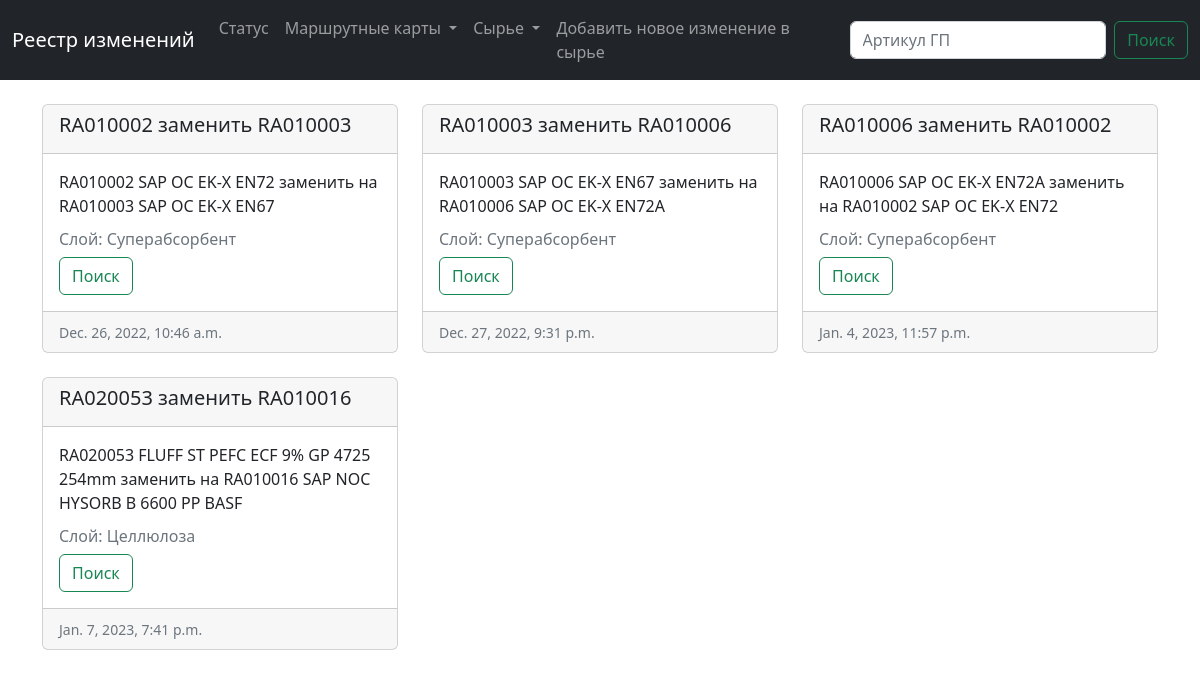
/, run on an earlier commit of the app's database.
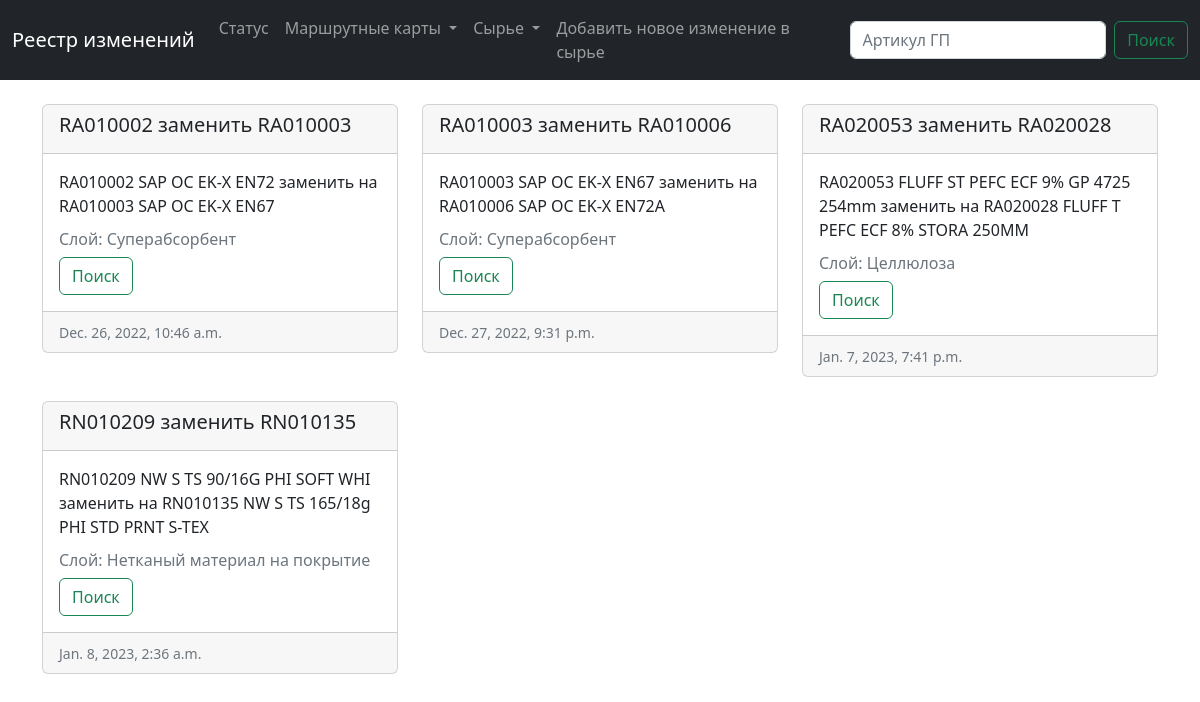
And on a later commit of the database.
### main/models.py (models this page shows, shortened)
class Change (models.Model):
    raw_current = models.ForeignKey(Raw, blank=True, null=True, on_delete=models.CASCADE, related_name='raw_current')
    raw_new = models.ForeignKey(Raw, blank=True, null=True, on_delete=models.CASCADE, related_name='raw_new')
    created_date = models.DateTimeField(default=timezone.now)  # когда была создана заявка

class Raw (models.Model):
    num = models.CharField(max_length=200)  # артикул сырья
    name = models.CharField(max_length=200)  # наименование
    layer = models.CharField(max_length=200)  # навзвание слоя на русском

### main/views.py (the view)
# urls.py: path('', views.status, name='status'),
def status(request):
    changes = Change.objects.all()
    raws = Raw.objects.all()
    return render(request, 'main/status.html',{'changes': changes,'raws': raws})

### main/templates/main/status.html (shortened to what this page needs)
{% extends 'main/base.html' %}
{% block content%}
    <div class="container">
        <br>
        <div class="row row-cols-1 row-cols-md-3 g-4">
            {% for change in changes %}
                <div class="col">
                    <div class="card">
                        <div class="card-header">
                          <h5>{{ change.raw_current.num }} заменить {{ change.raw_new.num }}</h5>
                          </div>
                        <div class="card-body">
                            <p class="card-text">{{ change.raw_current.num }} {{ change.raw_current.name }} заменить на {{ change.raw_new.num }} {{change.raw_new.name }}
                                <h6 class="card-subtitle mb-2 text-muted">Слой: {{change.raw_current.layer}}</h6>
                            <form class="d-flex" method="POST" action=" {% url 'gen' change.id %} ">
                                <button class="btn btn-outline-success" type="submit" name = 'searched'>Поиск</button>
                            </form>
                        </div>
                        <div class="card-footer">
                            <small class="text-muted">{{change.created_date}}</small>
                        </div>
                    </div>
                </div>
            {% endfor %}
        </div>
{% endblock %}

What changed in the data, as far as the page shows it:
removed Change: raw_current.num "RA010006", raw_new.num "RA010002", raw_current.name "SAP OC EK-X EN72A", raw_new.name "SAP OC EK-X EN72", raw_current.layer "Суперабсорбент", created_date "Jan. 4, 2023, 11:57 p.m."
changed Change "RA020053": raw_new.num "RA010016" → "RA020028"; raw_new.name "SAP NOC HYSORB B 6600 PP BASF" → "FLUFF T PEFC ECF 8% STORA 250MM"
added Change: raw_current.num "RN010209", raw_new.num "RN010135", raw_current.name "NW S TS 90/16G PHI SOFT WHI", raw_new.name "NW S TS 165/18g PHI STD PRNT S-TEX", raw_current.layer "Нетканый материал на покрытие", created_date "Jan. 8, 2023, 2:36 a.m."
